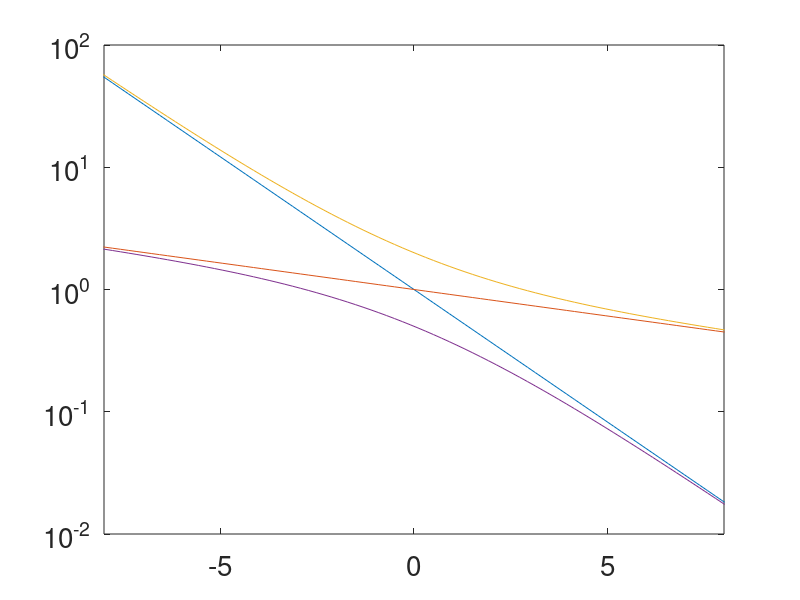

Here is the MATLAB script that generated this plot:
%% del 1, mäta intensitet vid de olika positinoerna
clc;clearvars


W1=1;
W2=(2.5/5.5)^2;
W3=(2.5/8.5)^2;


b=14.1/60; %Bq

W=[W3; W2; W3; W2; W1];

N=[899; 429; 753; 1984; 2970];

Int=(N*2-b)./W;

disp(Int.'/1e3)

%% del 2, Halveringstid
clc, clf;clearvars

N=[1120,714, 531,401,320,265,237,210,176,140,146,278,207,209,134,143,147,108,105,93,80,73,60,109,94,64];
dt=[10*ones(1,11), 20*ones(1,12), 50*ones(1,3)]/60;
t=(cumsum([0,10+dt(1:end-1)*60])+30)/60+.5*dt;
b=14.1;
A=N./dt-b;

plot(t,A, '-o'), hold on


I2=(15:26);
C2=[ones(size(I2.')), -t(I2).']\log(A(I2).');

T_halv_110= log(2)/C2(2)*60





I0=1:8;
plot(t(I0), A(I0)-exp(C2(1)-C2(2)*t(I0)), 'o-')

I1=(1:7);
C1=[ones(size(I1.')), -t(I1).']\log((A(I1)-exp(C2(1)-C2(2)*t(I1))).');

T_halv_108= log(2)/C1(2)*60

%plottar anpassnigar
x=linspace(0,14);
plot(x, exp(C2(1)-C2(2)*x))
plot(x, exp(C1(1)-C1(2)*x))

axis([0,14, 1e1, 1e4])

set(gca,'fontsize', 20, 'yscale', 'log', 'xscale', 'lin')

%% överlagrade exponentialer
clc;clf;clearvars

x=linspace(-10,10);
k1=1;%1.1540;
l1=.5;%;1.7414;
k2=1e-0;%0.2624;
l2=.1;%0.2856;


plot(x, k1*exp(-l1*x), x, k2*exp(-l2*x)), hold on
plot(x, k1*exp(-l1*x)+k2*exp(-l2*x))
plot(x, (k1*exp(l1*x)+k2*exp(l2*x)).^-1)

axis([-8,8, 1e-2, 1e2])

set(gca,'fontsize', 20, 'yscale', 'log', 'xscale', 'lin')










